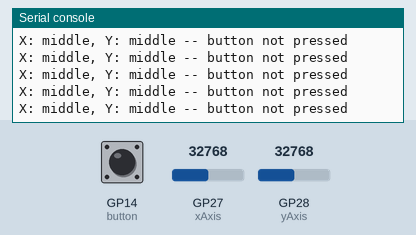
Bench run of a program on a simulated Raspberry Pi Pico running MicroPython. Shown: the last lines printed to the serial console. The test bench sets the inputs (shaded band); at power-on: GP27 (xAxis) = 32768, GP28 (yAxis) = 32768, GP14 (button) HIGH (analog values on the 0–65535 scale).

Above: at 1.2 s.
1.3 s: GP27 (xAxis) set to 60655
At 1.31 s:
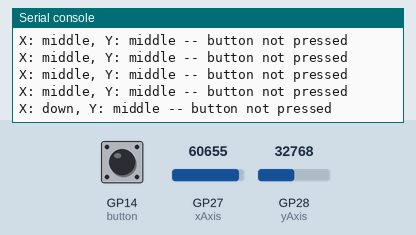
2.8 s: GP28 (yAxis) set to 60655
At 2.82 s:
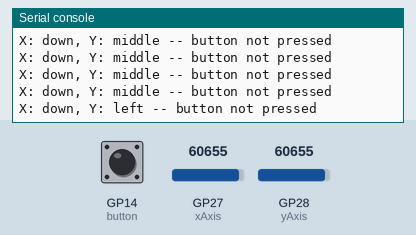
4.3 s: GP14 (button) pulled LOW for 0.15 s
At 4.33 s:
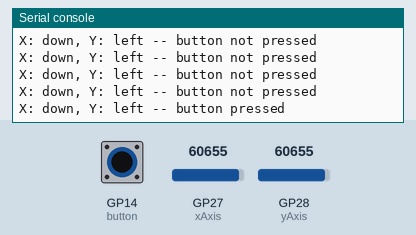
5.9 s: GP27 (xAxis) set to 59345
At 5.94 s:
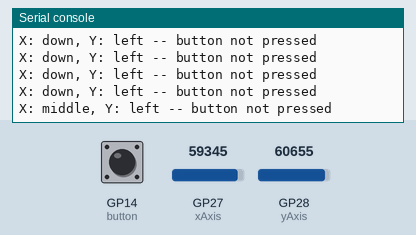
7.4 s: GP14 (button) pulled LOW for 1 s
At 7.45 s:
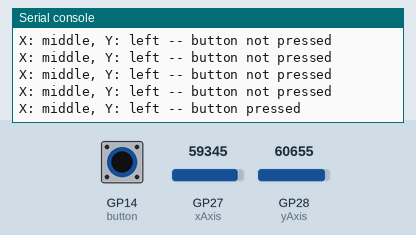
9.9 s: GP28 (yAxis) set to 0
At 9.96 s:
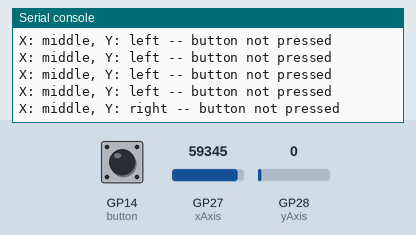

Measured:
- after the input at 1.3 s, the serial console: prints a new line at once (image 1)
- after the input at 2.8 s, the serial console: prints a new line at once (image 2)
- after the input at 4.3 s, the serial console: prints a new line at once (image 3)
- after the input at 5.9 s, the serial console: prints a new line at once (image 4)
- after the input at 7.4 s, the serial console: prints a new line after 0.05 s (image 5)
- after the input at 9.9 s, the serial console: prints a new line after 0.06 s (image 6)

The program:

joystick.py
```python
from machine import Pin, ADC
import time

xAxis = ADC(Pin(27))
yAxis = ADC(Pin(28))
button = Pin(14,Pin.IN, Pin.PULL_UP)

while True:
    xValue = xAxis.read_u16()
    yValue = yAxis.read_u16()
    buttonValue = button.value()
    xStatus = "middle"
    yStatus = "middle"
    buttonStatus = "not pressed"
    if xValue <= 600:
        xStatus = "up"
    elif xValue >= 60000:
        xStatus = "down"
    if yValue <= 600:
        yStatus = "right"
    elif yValue >= 60000:
        yStatus = "left"
    if buttonValue == 0:
        buttonStatus = "pressed"
    print("X: " + xStatus + ", Y: " + yStatus + " -- button " + buttonStatus)
    time.sleep(0.1)
```
